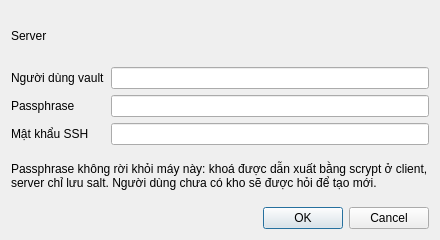
<?xml version="1.0" encoding="UTF-8"?>
<ui version="4.0">
 <class>VaultLoginDialog</class>
 <widget class="QDialog" name="VaultLoginDialog">
  <property name="geometry">
   <rect>
    <x>0</x>
    <y>0</y>
    <width>440</width>
    <height>240</height>
   </rect>
  </property>
  <property name="windowTitle">
   <string>Mở kho video mã hoá</string>
  </property>
  <layout class="QVBoxLayout" name="verticalLayout">
   <item>
    <widget class="QLabel" name="label_Server">
     <property name="text">
      <string>Server</string>
     </property>
     <property name="wordWrap">
      <bool>true</bool>
     </property>
    </widget>
   </item>
   <item>
    <layout class="QFormLayout" name="formLayout">
     <item row="0" column="0">
      <widget class="QLabel" name="label_User">
       <property name="text">
        <string>Người dùng vault</string>
       </property>
      </widget>
     </item>
     <item row="0" column="1">
      <widget class="QLineEdit" name="lineEdit_User"/>
     </item>
     <item row="1" column="0">
      <widget class="QLabel" name="label_Passphrase">
       <property name="text">
        <string>Passphrase</string>
       </property>
      </widget>
     </item>
     <item row="1" column="1">
      <widget class="QLineEdit" name="lineEdit_Passphrase">
       <property name="echoMode">
        <enum>QLineEdit::EchoMode::Password</enum>
       </property>
      </widget>
     </item>
     <item row="2" column="0">
      <widget class="QLabel" name="label_SshPassword">
       <property name="text">
        <string>Mật khẩu SSH</string>
       </property>
      </widget>
     </item>
     <item row="2" column="1">
      <widget class="QLineEdit" name="lineEdit_SshPassword">
       <property name="echoMode">
        <enum>QLineEdit::EchoMode::Password</enum>
       </property>
      </widget>
     </item>
    </layout>
   </item>
   <item>
    <widget class="QLabel" name="label_Hint">
     <property name="text">
      <string>Passphrase không rời khỏi máy này: khoá được dẫn xuất bằng scrypt ở client, server chỉ lưu salt. Người dùng chưa có kho sẽ được hỏi để tạo mới.</string>
     </property>
     <property name="wordWrap">
      <bool>true</bool>
     </property>
    </widget>
   </item>
   <item>
    <widget class="QDialogButtonBox" name="buttonBox">
     <property name="standardButtons">
      <set>QDialogButtonBox::StandardButton::Cancel|QDialogButtonBox::StandardButton::Ok</set>
     </property>
    </widget>
   </item>
  </layout>
 </widget>
 <resources/>
 <connections>
  <connection>
   <sender>buttonBox</sender>
   <signal>accepted()</signal>
   <receiver>VaultLoginDialog</receiver>
   <slot>accept()</slot>
  </connection>
  <connection>
   <sender>buttonBox</sender>
   <signal>rejected()</signal>
   <receiver>VaultLoginDialog</receiver>
   <slot>reject()</slot>
  </connection>
 </connections>
</ui>
